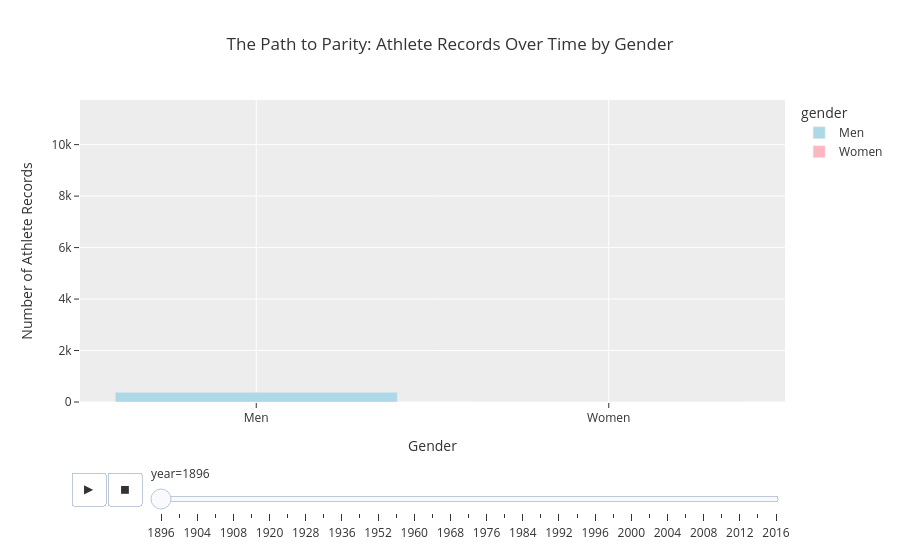

The code cell stored with this chart in its notebook:
### Markdown cell above
#### Basic Statistics: Gender

### Code cell
gender_time = olympics.groupby(["year", "gender"]).size().reset_index(name="count")

# Rename for readability in plots
gender_time["gender"] = gender_time["gender"].replace({"M": "Men", "F": "Women"})

# Create all possible combinations
all_years = sorted(gender_time["year"].unique())
all_genders = ["Men", "Women"]

full_index = pd.MultiIndex.from_product(
    [all_years, all_genders],
    names=["year", "gender"]
)

gender_time = (
    gender_time
    .set_index(["year", "gender"])
    .reindex(full_index, fill_value=0)
    .reset_index()
)

fig_gender = px.bar(
    gender_time,
    x="gender",
    y="count",
    color="gender",
    animation_frame="year",
    range_y=[0, gender_time["count"].max() + 500],
    title="The Path to Parity: Athlete Records Over Time by Gender",
    template="ggplot2",
    color_discrete_map={
        "Men": "#ADD8E6",
        "Women": "#FFB6C1"
    }
)

fig_gender.update_layout(
    xaxis_title="Gender",
    yaxis_title="Number of Athlete Records"
)

fig_gender.show()

### Figure 1 — Plotly figure (JSON) as saved in the notebook; plotly's stock layout.template omitted (floating-point values rounded to 4 significant figures)
{"data": [{"hovertemplate": "gender=%{x}<br>year=1896<br>count=%{y}<extra></extra>", "legendgroup": "Men", "marker": {"color": "#ADD8E6", "pattern": {"shape": ""}}, "name": "Men", "orientation": "v", "showlegend": true, "textposition": "auto", "type": "bar", "x": ["Men"], "xaxis": "x", "y": [380], "yaxis": "y"}, {"hovertemplate": "gender=%{x}<br>year=1896<br>count=%{y}<extra></extra>", "legendgroup": "Women", "marker": {"color": "#FFB6C1", "pattern": {"shape": ""}}, "name": "Women", "orientation": "v", "showlegend": true, "textposition": "auto", "type": "bar", "x": ["Women"], "xaxis": "x", "y": [0], "yaxis": "y"}], "layout": {"barmode": "relative", "legend": {"title": {"text": "gender"}, "tracegroupgap": 0}, "sliders": [{"active": 0, "currentvalue": {"prefix": "year="}, "len": 0.9, "pad": {"b": 10, "t": 60}, "steps": [{"args": [["1896"], {"frame": {"duration": 0, "redraw": true}, "fromcurrent": true, "mode": "immediate", "transition": {"duration": 0, "easing": "linear"}}], "label": "1896", "method": "animate"}, {"args": [["1900"], {"frame": {"duration": 0, "redraw": true}, "fromcurrent": true, "mode": "immediate", "transition": {"duration": 0, "easing": "linear"}}], "label": "1900", "method": "animate"}, {"args": [["1904"], {"frame": {"duration": 0, "redraw": true}, "fromcurrent": true, "mode": "immediate", "transition": {"duration": 0, "easing": "linear"}}], "label": "1904", "method": "animate"}, {"args": [["1906"], {"frame": {"duration": 0, "redraw": true}, "fromcurrent": true, "mode": "immediate", "transition": {"duration": 0, "easing": "linear"}}], "label": "1906", "method": "animate"}, {"args": [["1908"], {"frame": {"duration": 0, "redraw": true}, "fromcurrent": true, "mode": "immediate", "transition": {"duration": 0, "easing": "linear"}}], "label": "1908", "method": "animate"}, {"args": [["1912"], {"frame": {"duration": 0, "redraw": true}, "fromcurrent": true, "mode": "immediate", "transition": {"duration": 0, "easing": "linear"}}], "label": "1912", "method": "animate"}, {"args": [["1920"], {"frame": {"duration": 0, "redraw": true}, "fromcurrent": true, "mode": "immediate", "transition": {"duration": 0, "easing": "linear"}}], "label": "1920", "method": "animate"}, {"args": [["1924"], {"frame": {"duration": 0, "redraw": true}, "fromcurrent": true, "mode": "immediate", "transition": {"duration": 0, "easing": "linear"}}], "label": "1924", "method": "animate"}, {"args": [["1928"], {"frame": {"duration": 0, "redraw": true}, "fromcurrent": true, "mode": "immediate", "transition": {"duration": 0, "easing": "linear"}}], "label": "1928", "method": "animate"}, {"args": [["1932"], {"frame": {"duration": 0, "redraw": true}, "fromcurrent": true, "mode": "immediate", "transition": {"duration": 0, "easing": "linear"}}], "label": "1932", "method": "animate"}, {"args": [["1936"], {"frame": {"duration": 0, "redraw": true}, "fromcurrent": true, "mode": "immediate", "transition": {"duration": 0, "easing": "linear"}}], "label": "1936", "method": "animate"}, {"args": [["1948"], {"frame": {"duration": 0, "redraw": true}, "fromcurrent": true, "mode": "immediate", "transition": {"duration": 0, "easing": "linear"}}], "label": "1948", "method": "animate"}, {"args": [["1952"], {"frame": {"duration": 0, "redraw": true}, "fromcurrent": true, "mode": "immediate", "transition": {"duration": 0, "easing": "linear"}}], "label": "1952", "method": "animate"}, {"args": [["1956"], {"frame": {"duration": 0, "redraw": true}, "fromcurrent": true, "mode": "immediate", "transition": {"duration": 0, "easing": "linear"}}], "label": "1956", "method": "animate"}, {"args": [["1960"], {"frame": {"duration": 0, "redraw": true}, "fromcurrent": true, "mode": "immediate", "transition": {"duration": 0, "easing": "linear"}}], "label": "1960", "method": "animate"}, {"args": [["1964"], {"frame": {"duration": 0, "redraw": true}, "fromcurrent": true, "mode": "immediate", "transition": {"duration": 0, "easing": "linear"}}], "label": "1964", "method": "animate"}, {"args": [["1968"], {"frame": {"duration": 0, "redraw": true}, "fromcurrent": true, "mode": "immediate", "transition": {"duration": 0, "easing": "linear"}}], "label": "1968", "method": "animate"}, {"args": [["1972"], {"frame": {"duration": 0, "redraw": true}, "fromcurrent": true, "mode": "immediate", "transition": {"duration": 0, "easing": "linear"}}], "label": "1972", "method": "animate"}, {"args": [["1976"], {"frame": {"duration": 0, "redraw": true}, "fromcurrent": true, "mode": "immediate", "transition": {"duration": 0, "easing": "linear"}}], "label": "1976", "method": "animate"}, {"args": [["1980"], {"frame": {"duration": 0, "redraw": true}, "fromcurrent": true, "mode": "immediate", "transition": {"duration": 0, "easing": "linear"}}], "label": "1980", "method": "animate"}, {"args": [["1984"], {"frame": {"duration": 0, "redraw": true}, "fromcurrent": true, "mode": "immediate", "transition": {"duration": 0, "easing": "linear"}}], "label": "1984", "method": "animate"}, {"args": [["1988"], {"frame": {"duration": 0, "redraw": true}, "fromcurrent": true, "mode": "immediate", "transition": {"duration": 0, "easing": "linear"}}], "label": "1988", "method": "animate"}, {"args": [["1992"], {"frame": {"duration": 0, "redraw": true}, "fromcurrent": true, "mode": "immediate", "transition": {"duration": 0, "easing": "linear"}}], "label": "1992", "method": "animate"}, {"args": [["1994"], {"frame": {"duration": 0, "redraw": true}, "fromcurrent": true, "mode": "immediate", "transition": {"duration": 0, "easing": "linear"}}], "label": "1994", "method": "animate"}, {"args": [["1996"], {"frame": {"duration": 0, "redraw": true}, "fromcurrent": true, "mode": "immediate", "transition": {"duration": 0, "easing": "linear"}}], "label": "1996", "method": "animate"}, {"args": [["1998"], {"frame": {"duration": 0, "redraw": true}, "fromcurrent": true, "mode": "immediate", "transition": {"duration": 0, "easing": "linear"}}], "label": "1998", "method": "animate"}, {"args": [["2000"], {"frame": {"duration": 0, "redraw": true}, "fromcurrent": true, "mode": "immediate", "transition": {"duration": 0, "easing": "linear"}}], "label": "2000", "method": "animate"}, {"args": [["2002"], {"frame": {"duration": 0, "redraw": true}, "fromcurrent": true, "mode": "immediate", "transition": {"duration": 0, "easing": "linear"}}], "label": "2002", "method": "animate"}, {"args": [["2004"], {"frame": {"duration": 0, "redraw": true}, "fromcurrent": true, "mode": "immediate", "transition": {"duration": 0, "easing": "linear"}}], "label": "2004", "method": "animate"}, {"args": [["2006"], {"frame": {"duration": 0, "redraw": true}, "fromcurrent": true, "mode": "immediate", "transition": {"duration": 0, "easing": "linear"}}], "label": "2006", "method": "animate"}, {"args": [["2008"], {"frame": {"duration": 0, "redraw": true}, "fromcurrent": true, "mode": "immediate", "transition": {"duration": 0, "easing": "linear"}}], "label": "2008", "method": "animate"}, {"args": [["2010"], {"frame": {"duration": 0, "redraw": true}, "fromcurrent": true, "mode": "immediate", "transition": {"duration": 0, "easing": "linear"}}], "label": "2010", "method": "animate"}, {"args": [["2012"], {"frame": {"duration": 0, "redraw": true}, "fromcurrent": true, "mode": "immediate", "transition": {"duration": 0, "easing": "linear"}}], "label": "2012", "method": "animate"}, {"args": [["2014"], {"frame": {"duration": 0, "redraw": true}, "fromcurrent": true, "mode": "immediate", "transition": {"duration": 0, "easing": "linear"}}], "label": "2014", "method": "animate"}, {"args": [["2016"], {"frame": {"duration": 0, "redraw": true}, "fromcurrent": true, "mode": "immediate", "transition": {"duration": 0, "easing": "linear"}}], "label": "2016", "method": "animate"}], "x": 0.1, "xanchor": "left", "y": 0, "yanchor": "top"}], "title": {"text": "The Path to Parity: Athlete Records Over Time by Gender"}, "updatemenus": [{"buttons": [{"args": [null, {"frame": {"duration": 500, "redraw": true}, "fromcurrent": true, "mode": "immediate", "transition": {"duration": 500, "easing": "linear"}}], "label": "&#9654;", "method": "animate"}, {"args": [[null], {"frame": {"duration": 0, "redraw": true}, "fromcurrent": true, "mode": "immediate", "transition": {"duration": 0, "easing": "linear"}}], "label": "&#9724;", "method": "animate"}], "direction": "left", "pad": {"r": 10, "t": 70}, "showactive": false, "type": "buttons", "x": 0.1, "xanchor": "right", "y": 0, "yanchor": "top"}], "xaxis": {"anchor": "y", "categoryarray": ["Men", "Women"], "categoryorder": "array", "domain": [0, 1], "title": {"text": "Gender"}}, "yaxis": {"anchor": "x", "domain": [0, 1], "range": [0, 11735], "title": {"text": "Number of Athlete Records"}}}}
